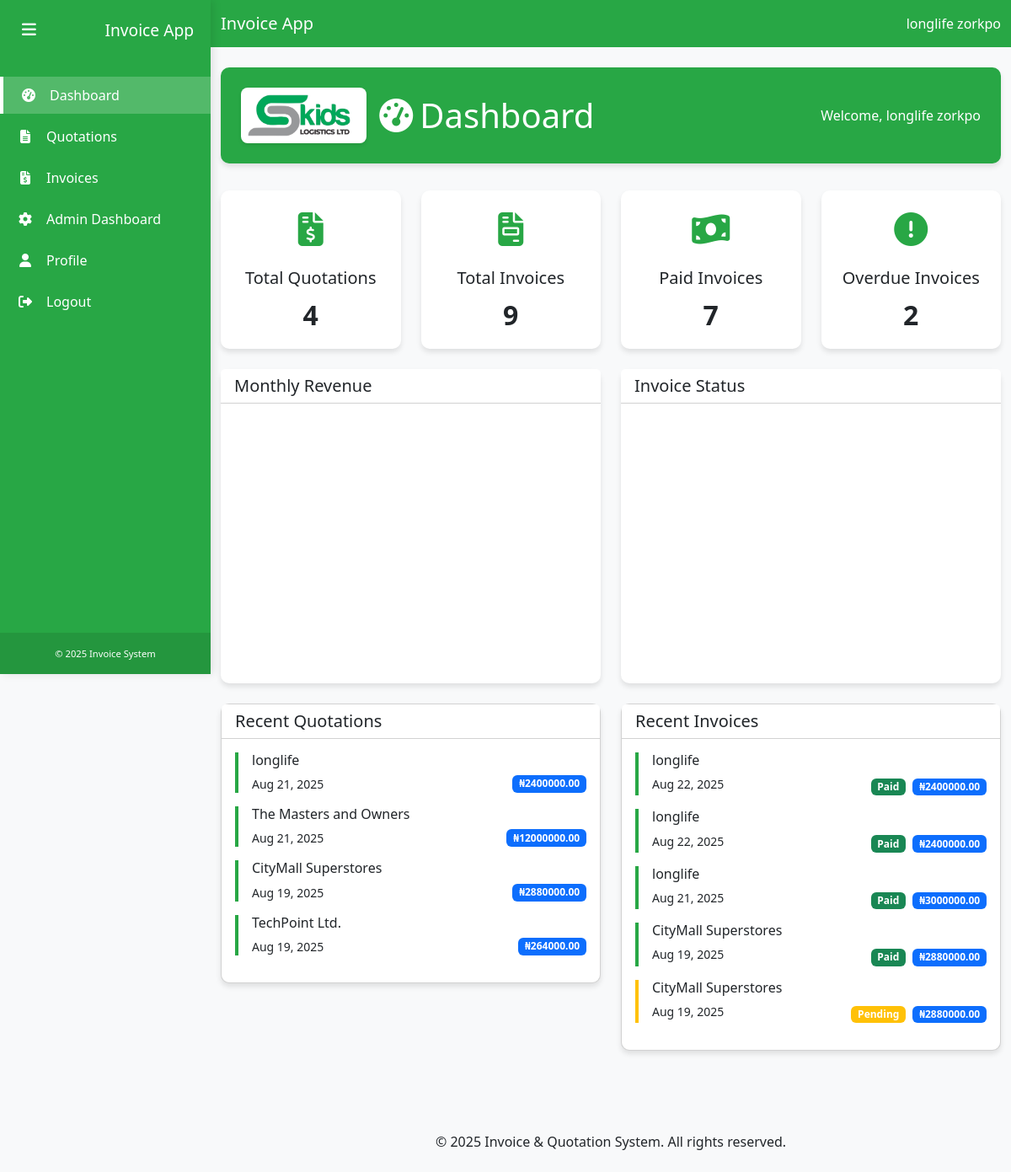
Page /dashboard/ (signed in) on the earlier database version.
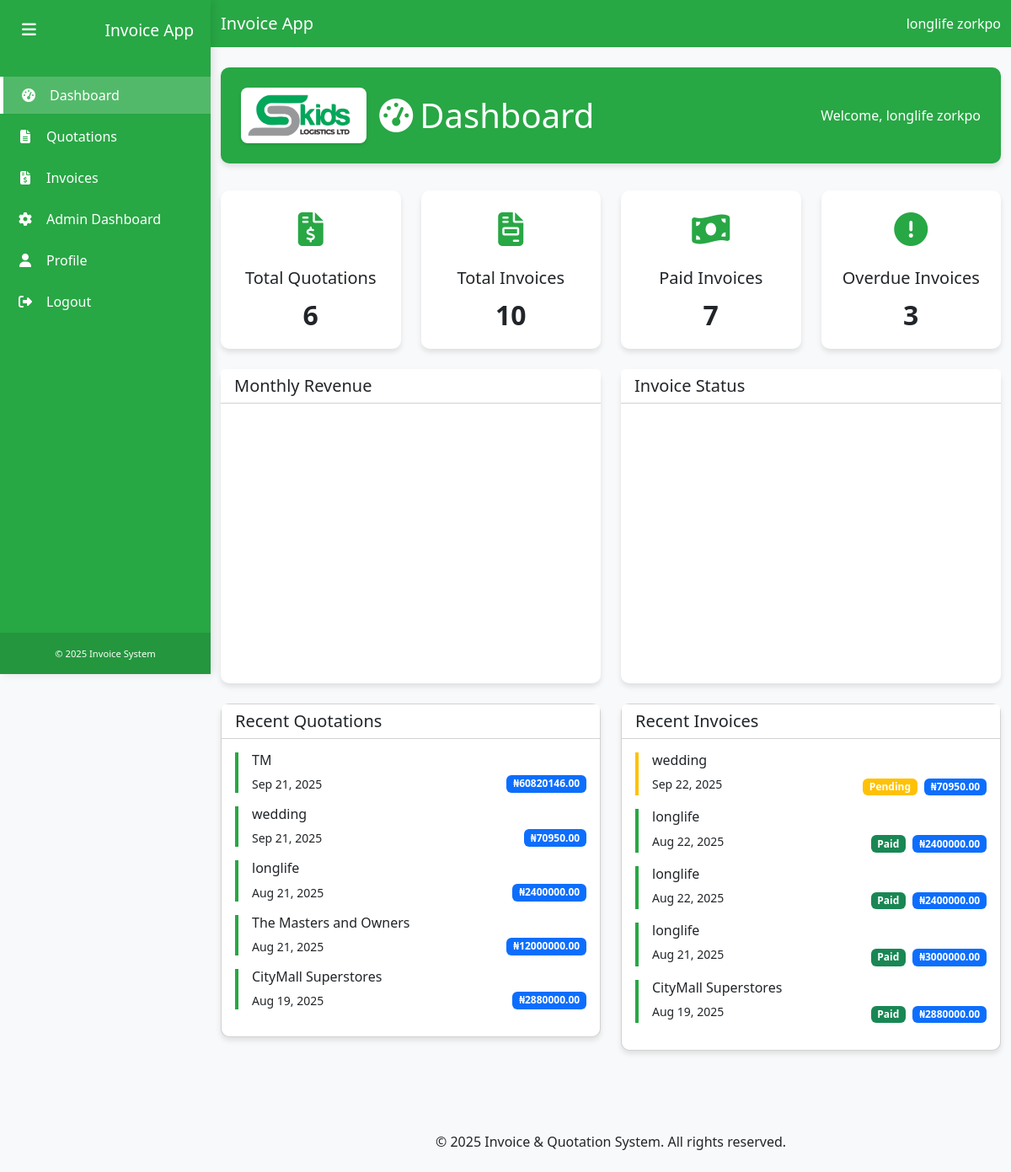
Same page on the later database version.
### quotations/models.py (models this page shows, shortened)
class Quotation(models.Model):
    CURRENCY_CHOICES = [
        ('NGN', 'Nigerian Naira (₦)'),
        ('USD', 'US Dollar ($)'),
        ('EUR', 'Euro (€)'),
        ('GBP', 'British Pound (£)'),
        ('CAD', 'Canadian Dollar (C$)'),
        ('AUD', 'Australian Dollar (A$)'),
    ]
    user = models.ForeignKey(settings.AUTH_USER_MODEL, on_delete=models.CASCADE)
    quotation_number = models.CharField(max_length=100, verbose_name="Quotation Number", null=True, blank=True)
    client_name = models.CharField(max_length=255)
    rfq_number = models.CharField(max_length=100, blank=True, null=True, verbose_name="Request for Quotation Number")
    vessel_name = models.CharField(max_length=255, blank=True, null=True, verbose_name="Vessel Name")
    currency = models.CharField(max_length=3, choices=CURRENCY_CHOICES, default='NGN', verbose_name="Currency")
    items = models.ManyToManyField(Item)
    subtotal = models.DecimalField(max_digits=10, decimal_places=2)
    vat_percentage = models.DecimalField(max_digits=5, decimal_places=2, default=7.5)
    vat_amount = models.DecimalField(max_digits=10, decimal_places=2)
    total = models.DecimalField(max_digits=10, decimal_places=2)
    date_created = models.DateTimeField(default=timezone.now)
    notes = models.TextField(blank=True, null=True, verbose_name="Additional Notes")

### invoices/models.py (models this page shows, shortened)
class Invoice(models.Model):
    STATUS_CHOICES = (
        ('Pending', 'Pending'),
        ('Paid', 'Paid'),
        ('Overdue', 'Overdue'),
    )
    CURRENCY_CHOICES = [
        ('NGN', 'Nigerian Naira (₦)'),
        ('USD', 'US Dollar ($)'),
        ('EUR', 'Euro (€)'),
        ('GBP', 'British Pound (£)'),
        ('CAD', 'Canadian Dollar (C$)'),
        ('AUD', 'Australian Dollar (A$)'),
    ]
    user = models.ForeignKey(settings.AUTH_USER_MODEL, on_delete=models.CASCADE)
    invoice_number = models.CharField(max_length=100, verbose_name="Invoice Number", null=True, blank=True)
    client_name = models.CharField(max_length=255)
    currency = models.CharField(max_length=3, choices=CURRENCY_CHOICES, default='NGN', verbose_name="Currency")
    items = models.ManyToManyField(Item)
    subtotal = models.DecimalField(max_digits=10, decimal_places=2)
    vat_percentage = models.DecimalField(max_digits=5, decimal_places=2, default=7.5)
    vat_amount = models.DecimalField(max_digits=10, decimal_places=2)
    total = models.DecimalField(max_digits=10, decimal_places=2)
    date_created = models.DateTimeField(default=timezone.now)
    due_date = models.DateField()
    status = models.CharField(max_length=10, choices=STATUS_CHOICES, default='Pending')
    notes = models.TextField(blank=True, null=True)
    def is_overdue(self):
        return self.due_date < timezone.now().date() and self.status != 'Paid'

### users/views.py (the view)
# urls.py: path('dashboard/', views.dashboard, name='dashboard'),
@login_required
def dashboard(request):
    response = render(request, 'users/dashboard.html', get_dashboard_context(request))
    response['Cache-Control'] = 'no-cache, no-store, must-revalidate'
    response['Pragma'] = 'no-cache'
    response['Expires'] = '0'
    return response

### templates/users/dashboard.html (shortened to what the changed rows need)
{% extends 'base.html' %}
{% load static %}
{% block content %}
<div class="dashboard-header">
    <div class="row align-items-center">
        <div class="col-md-6">
            <div class="d-flex align-items-center">
                <h1 class="mb-0"><i class="fas fa-tachometer-alt me-2"></i>Dashboard</h1>
            </div>
        </div>
    </div>
</div>
<div class="row mb-4">
    <div class="col-md-3 mb-4 mb-md-0">
        <div class="card stats-card">
            <div class="card-body text-center">
                <div class="stats-icon mb-3">
                    <i class="fas fa-file-invoice-dollar"></i>
                </div>
                <h5 class="card-title">Total Quotations</h5>
                <p class="stats-value mb-0">{{ quotation_count|default:"0" }}</p>
            </div>
        </div>
    </div>
    <div class="col-md-3 mb-4 mb-md-0">
        <div class="card stats-card">
            <div class="card-body text-center">
                <div class="stats-icon mb-3">
                    <i class="fas fa-file-invoice"></i>
                </div>
                <h5 class="card-title">Total Invoices</h5>
                <p class="stats-value mb-0">{{ invoice_count|default:"0" }}</p>
            </div>
        </div>
    </div>
    <div class="col-md-3">
        <div class="card stats-card">
            <div class="card-body text-center">
                <div class="stats-icon mb-3">
                    <i class="fas fa-exclamation-circle"></i>
                </div>
                <h5 class="card-title">Overdue Invoices</h5>
                <p class="stats-value mb-0">{{ overdue_count|default:"0" }}</p>
            </div>
        </div>
    </div>
</div>
<div class="row">
    <div class="col-md-6 mb-4 mb-md-0">
        <div class="card">
            <div class="card-body">
                {% if recent_quotations %}
                    {% for quotation in recent_quotations %}
                    <div class="recent-item">
                        <h6>{{ quotation.client_name }}</h6>
                        <div class="d-flex justify-content-between">
                            <small>{{ quotation.date_created|date:"M d, Y" }}</small>
                            <span class="badge bg-primary">₦{{ quotation.total }}</span>
                        </div>
                    </div>
                    {% endfor %}
                {% else %}
                    <p class="text-muted">No recent quotations</p>
                {% endif %}
            </div>
        </div>
    </div>
    <div class="col-md-6">
        <div class="card">
            <div class="card-body">
                {% if recent_invoices %}
                    {% for invoice in recent_invoices %}
                    <div class="recent-item {{ invoice.status|lower }}">
                        <h6>{{ invoice.client_name }}</h6>
                        <div class="d-flex justify-content-between">
                            <small>{{ invoice.date_created|date:"M d, Y" }}</small>
                            <div>
                                <span class="badge {% if invoice.status == 'Paid' %}bg-success{% elif invoice.status == 'Overdue' %}bg-danger{% else %}bg-warning{% endif %}">{{ invoice.status }}</span>
                                <span class="badge bg-primary ms-1">₦{{ invoice.total }}</span>
                            </div>
                        </div>
                    </div>
                    {% endfor %}
                {% else %}
                    <p class="text-muted">No recent invoices</p>
                {% endif %}
            </div>
        </div>
    </div>
</div>
{% endblock %}

Differences in the rows shown:
no longer on this page (row unchanged): Quotation: client_name "TechPoint Ltd.", date_created "Aug 19, 2025", total "264000.00"
no longer on this page (row unchanged): Invoice: client_name "CityMall Superstores", date_created "Aug 19, 2025", status "Pending", total "2880000.00"
added Quotation: client_name "TM", date_created "Sep 21, 2025", total "60820146.00"
added Quotation: client_name "wedding", date_created "Sep 21, 2025", total "70950.00"
added Invoice: client_name "wedding", date_created "Sep 22, 2025", status "Pending", total "70950.00"
Other differences:
{{ quotation_count|default:"0" }}: "4" → "6"
{{ invoice_count|default:"0" }}: "9" → "10"
{{ overdue_count|default:"0" }}: "2" → "3"
